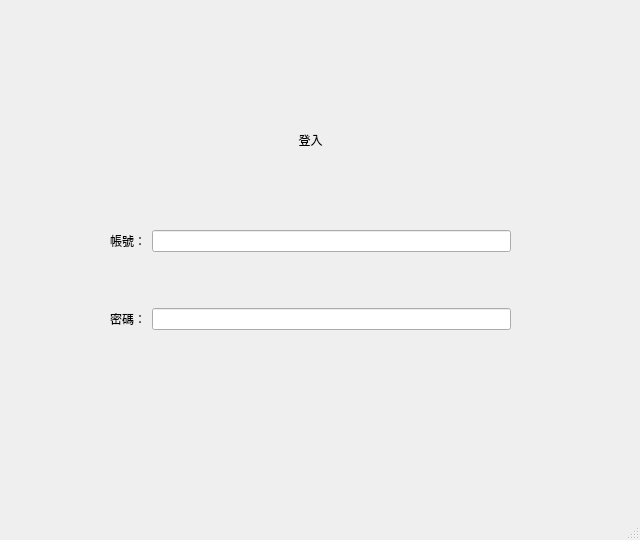
<?xml version="1.0" encoding="UTF-8"?>
<ui version="4.0">
 <class>MainWindow</class>
 <widget class="QMainWindow" name="MainWindow">
  <property name="geometry">
   <rect>
    <x>0</x>
    <y>0</y>
    <width>640</width>
    <height>540</height>
   </rect>
  </property>
  <property name="windowTitle">
   <string>MainWindow</string>
  </property>
  <widget class="QWidget" name="centralwidget">
   <widget class="QWidget" name="gridLayoutWidget">
    <property name="geometry">
     <rect>
      <x>110</x>
      <y>180</y>
      <width>401</width>
      <height>201</height>
     </rect>
    </property>
    <layout class="QGridLayout" name="gridLayout">
     <item row="1" column="0">
      <widget class="QLabel" name="label">
       <property name="text">
        <string>帳號：</string>
       </property>
      </widget>
     </item>
     <item row="2" column="0">
      <widget class="QLabel" name="label_2">
       <property name="text">
        <string>密碼：</string>
       </property>
      </widget>
     </item>
     <item row="2" column="1">
      <widget class="QLineEdit" name="lineEdit_2"/>
     </item>
     <item row="1" column="1">
      <widget class="QLineEdit" name="lineEdit"/>
     </item>
    </layout>
    <zorder>lineEdit</zorder>
    <zorder>label</zorder>
    <zorder>lineEdit_2</zorder>
    <zorder>label_2</zorder>
   </widget>
   <widget class="QWidget" name="verticalLayoutWidget">
    <property name="geometry">
     <rect>
      <x>110</x>
      <y>100</y>
      <width>401</width>
      <height>80</height>
     </rect>
    </property>
    <layout class="QVBoxLayout" name="verticalLayout">
     <item>
      <widget class="QLabel" name="label_3">
       <property name="text">
        <string>登入</string>
       </property>
       <property name="alignment">
        <set>Qt::AlignCenter</set>
       </property>
      </widget>
     </item>
    </layout>
   </widget>
  </widget>
  <widget class="QMenuBar" name="menubar">
   <property name="geometry">
    <rect>
     <x>0</x>
     <y>0</y>
     <width>640</width>
     <height>21</height>
    </rect>
   </property>
  </widget>
  <widget class="QStatusBar" name="statusbar"/>
 </widget>
 <resources/>
 <connections/>
</ui>
